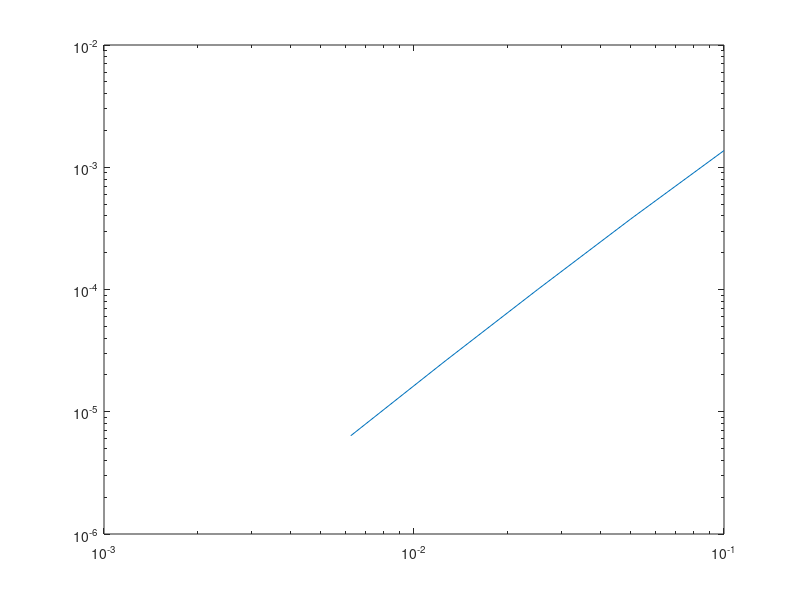

Write MATLAB code to recreate this figure.
clc;
close all;
clear all;

dt_1_norm = 0.00136986;
dt_05_norm = 0.000377152;
dt_0250_norm = 9.95886e-5;
dt_0125_norm = 2.55651e-5;
dt_00625_norm = 6.36142e-6;

norms = [dt_1_norm, dt_05_norm, dt_0250_norm, dt_0125_norm, dt_00625_norm];
k = 1:length(norms);
fit1 = polyfit(k, log2(norms), 1);

times = [0.1, 0.05, 0.0250, 0.0125, 0.00625];
figure;
loglog(times, norms)